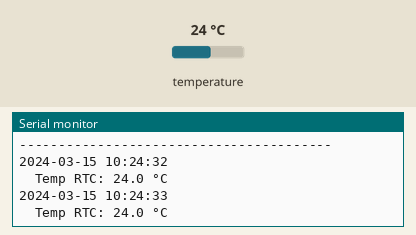
This sketch was run on a simulated ESP32. Parts: the last lines printed to the serial monitor. The test bench sets the inputs (shaded band); at power-on: temperature 24 °C. The local clock reads 2024-03-15 10:24:30 at power-on unless the sketch sets it.

Above: at 3.7 s.
3.8 s: temperature set to 12 °C
At 5.1 s:
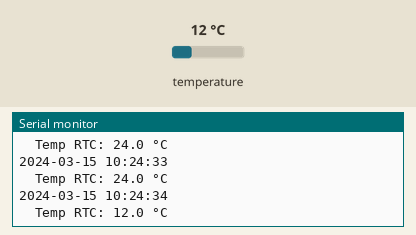
5.3 s: temperature set to 19 °C
At 6.3 s:
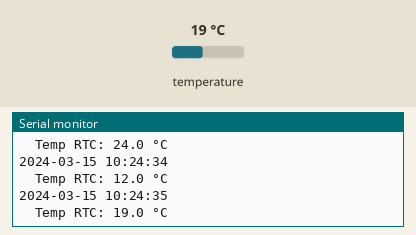
Timing chart, 0 to 8.3 s (numbered marks = the images above; inputs shaded):
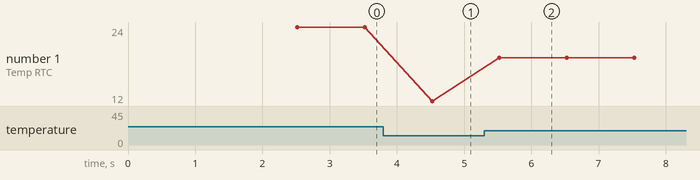

Measured:
- after the input at 3.8 s, the serial monitor: prints a new line after 0.72 s (image 1)
- after the input at 5.3 s, the serial monitor: prints a new line after 0.23 s (image 2)
- plotted number 1: 24 → 12 after the input at 3.8 s, 12 → 19 after the input at 5.3 s

The sketch:

test_rtc.ino
```cpp
/*
 * Apiário Tech — Teste RTC DS3231
 *
 * Objetivo: Validar configuração, leitura e retenção após corte de energia.
 * Critério: Data/hora mantida dentro da tolerância após reinício.
 *
 * Ligações:
 *   VCC → 3.3V
 *   GND → GND
 *   SDA → GPIO 21
 *   SCL → GPIO 22
 *
 * Bibliotecas necessárias:
 *   - RTClib
 */

#include <Wire.h>
#include "RTClib.h"

#define SDA_PIN 21
#define SCL_PIN 22

RTC_DS3231 rtc;
bool rtcOK = false;

void setup() {
  Serial.begin(115200);
  delay(2000);

  Serial.println();
  Serial.println("================================");
  Serial.println("TESTE RTC DS3231 — Apiário Tech");
  Serial.println("================================");
  Serial.println();

  Wire.begin(SDA_PIN, SCL_PIN);
  delay(500);

  Serial.println("A iniciar RTC...");
  rtcOK = rtc.begin();

  if (!rtcOK) {
    Serial.println("✗ ERRO: RTC não encontrado!");
    Serial.println("  Verifique ligações I2C.");
    return;
  }

  Serial.println("✓ RTC encontrado.");

  // Verificar se perdeu a hora
  if (rtc.lostPower()) {
    Serial.println("⚠ RTC perdeu energia. A acertar pela hora de compilação...");
    rtc.adjust(DateTime(F(__DATE__), F(__TIME__)));
    Serial.println("  Hora acertada. Verifique se está correta.");
  } else {
    Serial.println("✓ RTC manteve a hora (bateria OK).");
  }

  Serial.println();
  Serial.println("A apresentar hora a cada segundo...");
  Serial.println("Desligue e volte a ligar para testar retenção.");
  Serial.println("----------------------------------------");
}

void loop() {
  if (!rtcOK) {
    delay(5000);
    return;
  }

  DateTime agora = rtc.now();

  Serial.print(agora.year());
  Serial.print("-");
  if (agora.month() < 10) Serial.print("0");
  Serial.print(agora.month());
  Serial.print("-");
  if (agora.day() < 10) Serial.print("0");
  Serial.print(agora.day());
  Serial.print(" ");
  if (agora.hour() < 10) Serial.print("0");
  Serial.print(agora.hour());
  Serial.print(":");
  if (agora.minute() < 10) Serial.print("0");
  Serial.print(agora.minute());
  Serial.print(":");
  if (agora.second() < 10) Serial.print("0");
  Serial.println(agora.second());

  // Temperatura interna do RTC (sensor de temperatura do DS3231)
  float tempRTC = rtc.getTemperature();
  Serial.print("  Temp RTC: ");
  Serial.print(tempRTC, 1);
  Serial.println(" °C");

  delay(1000);
}
```
